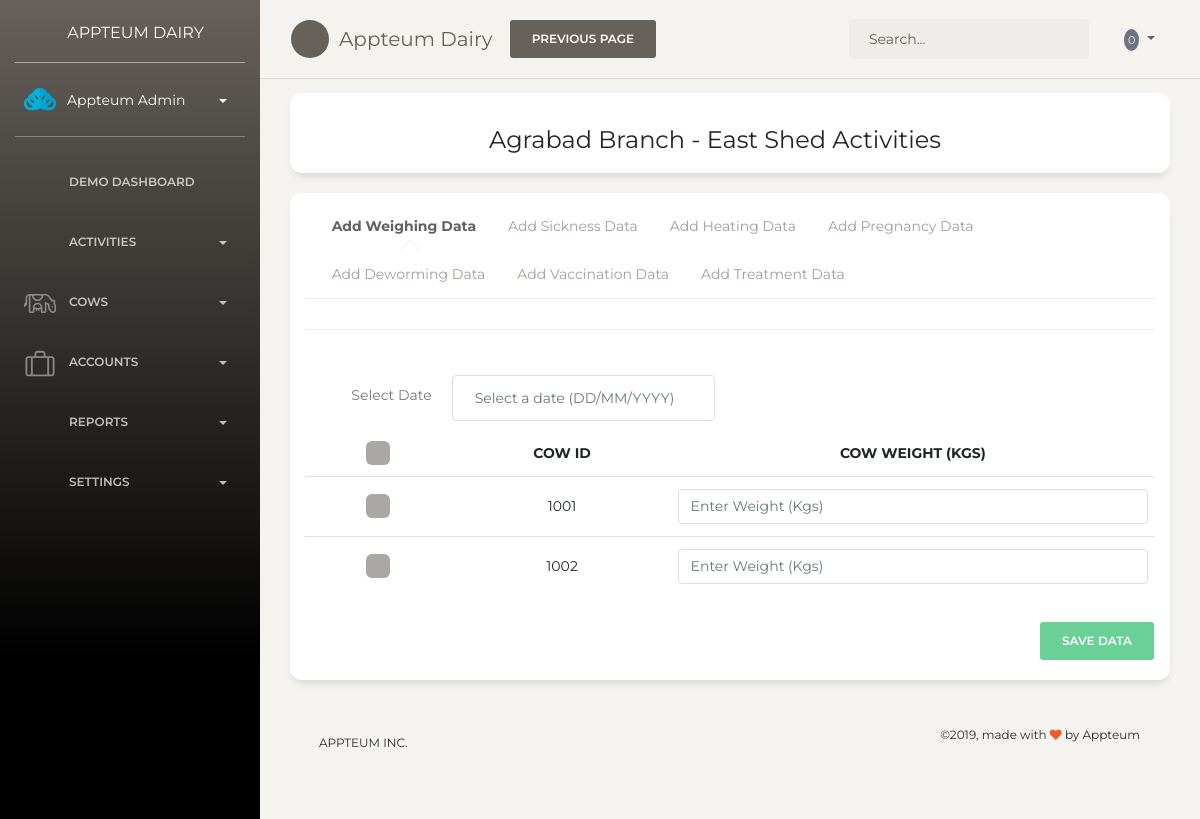
/activity/others/1/1, run on the app's committed database.
### tables this page shows
CREATE TABLE `branches` (
  `id` int(11) NOT NULL,
  `name` varchar(80) NOT NULL,
  `address_line_1` text NOT NULL,
  `address_line_2` text,
  `country` varchar(80) NOT NULL,
  `state` varchar(80) NOT NULL,
  `city` varchar(80) NOT NULL,
  `contact` varchar(20) NOT NULL,
  `created_by` timestamp NOT NULL DEFAULT CURRENT_TIMESTAMP,
  `status` tinyint(1) NOT NULL DEFAULT '1'
);

CREATE TABLE `sheds` (
  `id` int(11) NOT NULL,
  `name` varchar(100) NOT NULL,
  `branch_id` int(11) NOT NULL
);

CREATE TABLE `cows` (
  `cow_id` varchar(80) NOT NULL,
  `branch_id` int(11) NOT NULL,
  `shed_id` int(11) NOT NULL,
  `gender` int(11) NOT NULL,
  `type` int(11) NOT NULL,
  `status` int(11) NOT NULL,
  `availability` int(11) NOT NULL,
  `weight` varchar(20) NOT NULL,
  `dob` varchar(30) NOT NULL,
  `color` int(11) NOT NULL,
  `breeding_status` int(11) NOT NULL,
  `breeding_percentage` varchar(80) NOT NULL,
  `vendor_contact` varchar(20) NOT NULL,
  `paternal_history` int(11) NOT NULL,
  `maternal_history` int(11) NOT NULL,
  `expected_sale_price` varchar(20) NOT NULL,
  `estimated_sale_date` varchar(30) NOT NULL,
  `image` varchar(80) NOT NULL,
  `supplier` varchar(80) DEFAULT NULL,
  `purchase_date` varchar(30) DEFAULT NULL,
  `purchase_place` varchar(80) DEFAULT NULL,
  `purchase_price` varchar(30) DEFAULT NULL,
  `created_at` timestamp NOT NULL DEFAULT CURRENT_TIMESTAMP
);

### application/controllers/Activity.php (called while the page is built, shortened)
<?php
class Activity extends CI_Controller {
	public function __construct()
    {
		$this->load->model('branches');
		$this->load->model('sheds');
		$this->load->model('cows');
        $this->load->model('activities');
    }
	public function others($shed_id,$branch_id)
	{
		$data['branch_id'] = $branch_id;
		$data['shed_id'] = $shed_id;
		$data['branches'] = $this->branches->show();
		$data['cows'] = $this->cows->cowInBranch($shed_id,$branch_id);
		$data['content'] = $this->load->view('activity/others',$data,true);
		$this->load->view('layout/master',$data);
	}
}

### index.php (called while the page is built, shortened)
<?php
require_once BASEPATH.'core/CodeIgniter.php';

### application/helpers/cow_helper.php (called while the page is built, shortened)
<?php
function branch($id){
   $CI =& get_instance();
   $query = $CI->db->query("SELECT name FROM branches WHERE id = $id");
   if($query->num_rows() > 0){
    foreach ( $query->result() as  $value) {
      return $value->name;
    }
   }
}
function shed($id){
   $CI =& get_instance();
   $query = $CI->db->query("SELECT name FROM sheds WHERE id = $id");
   if($query->num_rows() > 0){
    foreach ( $query->result() as  $value) {
      return $value->name;
    }
   }
}
?>

### application/models/Cows.php (called while the page is built, shortened)
<?php
class Cows extends CI_Model {
    public  function cowInBranch($shed_id,$branch_id)
    {
         $query = $this->db->query("SELECT * FROM cows WHERE shed_id = $shed_id AND   branch_id = $branch_id");
        return  $query->result();
    }
}

### application/views/activity/others.php (the view, shortened to what this page needs)
<div class="content">
    <div class="printarea">
        <div class="card">
            <div class="row col-md-12">
                <div class="col-md-8 mx-auto"><h4 class="text-center"><?php echo branch($branch_id); ?> - <?php echo shed($shed_id); ?> Activities</h4>
                </div>
            </div>
        </div>
        <div class="row">
            <div class="col-12">
                <div class="card card-nav-tabs">
                    <div class="card-header card-header-danger">
                        <div class="nav-tabs-navigation">
                            <div class="nav-tabs-wrapper">
                                <ul class="nav nav-tabs" data-tabs="tabs">
                                    <li class="nav-item">
                                        <a class="nav-link active" href="#weight" data-toggle="tab">Add Weighing Data</a>
                                    </li>
                                    <li class="nav-item">
                                        <a class="nav-link" href="#sickness" data-toggle="tab">Add Sickness Data</a>
                                    </li>
                                    <li class="nav-item">
                                        <a class="nav-link" href="#heating" data-toggle="tab">Add Heating Data</a>
                                    </li>
                                    <li class="nav-item">
                                        <a class="nav-link" href="#pregnancy" data-toggle="tab">Add Pregnancy Data</a>
                                    </li>
                                    <li class="nav-item">
                                        <a class="nav-link" href="#deworming" data-toggle="tab">Add Deworming Data</a>
                                    </li>
                                    <li class="nav-item">
                                        <a class="nav-link" href="#vaccination" data-toggle="tab">Add Vaccination Data</a>
                                    </li>
                                    <li class="nav-item">
                                        <a class="nav-link" href="#treatment" data-toggle="tab">Add Treatment Data</a>
                                    </li>
                                </ul>
                            </div>
                        </div>
                        <div class="nav-tabs-navigation">
                        </div>
                    </div>
                    <div class="card-body ">
                        <div class="tab-content text-center">
                            <div class="tab-pane active" id="weight">
                                <form action="" id="weighing-form" class="form-horizontal"
                                method="POST">
                                    <div class="row">
                                        <label class="big col-sm-2 col-form-label">Select Date</label>
                                        <div class="col-sm-4">
                                            <div class="form-group">
                                                <input autocomplete="off" class="form-control datepicker" type="text"name="date" placeholder="Select a date (DD/MM/YYYY)" required/>
                                            </div>
                                        </div>
                                    </div>
                                    <table class="table">
                                        <thead>
                                            <tr>
                                                <th class="text-center">
                                                    <div class="form-check">
                                                    </div>
                                                </th>
                                                <th>Cow Id</th>
                                                <th>Cow Weight (Kgs)</th>
                                            </tr>
                                        </thead>
                                        <tbody>
                                            <?php foreach ($cows as $cow) {?>
                                            <tr>
                                                <td class="td-actions text-center">
                                                    <div class="form-check">
                                                    </div>
                                                </td>
                                                <td>
                                                    <?php echo $cow->cow_id; ?>
                                                </td>
                                                <td>
                                                    <input type="number" min="1" max="999" class="form-control"name="weight[]"placeholder="Enter Weight (Kgs)" required>
                                                </td>
                                            </tr>
                                            <?php } ?>
                                        </tbody>
                                    </table>
                                    <div class="row">
                                        <div class="col text-right">
                                            <button class="btn btn-success weighing" type="submit">Save Data</button>
                                        </div>
                                    </div>
                                </form>
                            </div>
                        </div>
                    </div>
                </div>
            </div>
        </div>
    </div>
</div>

### assets/css/custom.css (style rules this page uses)
.card label.big { font-size: 1em; color: #777; }
.nav-tabs .nav-item .nav-link.active { font-weight: bold; }

### data on the page
branches: name "Agrabad Branch"
sheds: name "East Shed"
cows: cow_id "1001"
cows: cow_id "1002"
